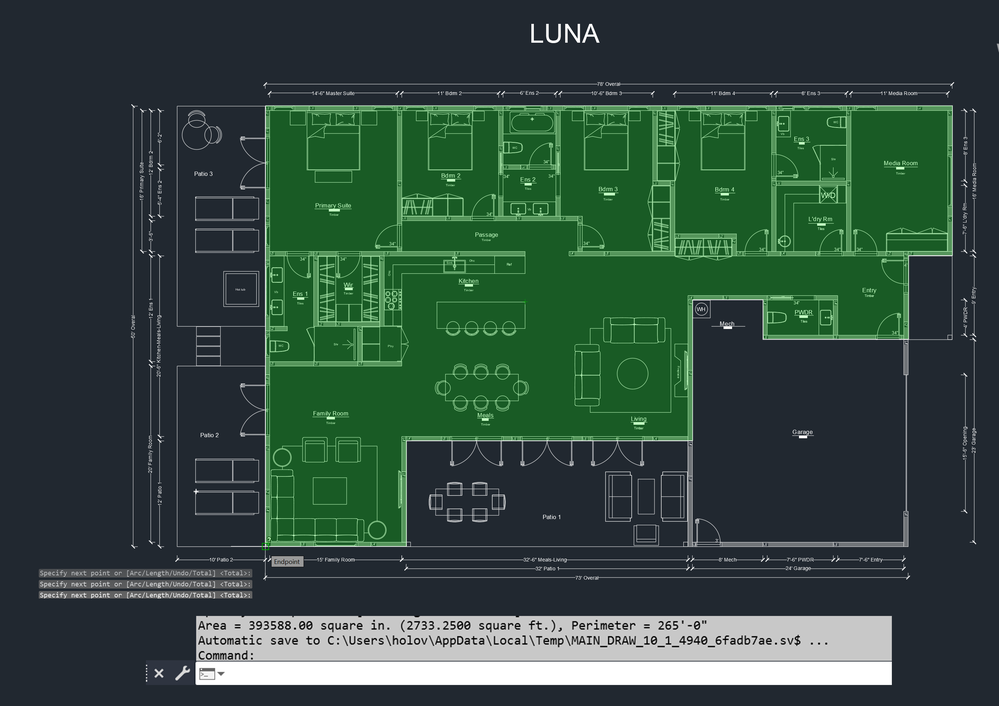
#> input picture floorplans/Luna-Conditioned.png, 999 x 706 px, shrunk from 2807 x 1983 before the run, found by its file name
$ python floor_plan_processor_v2.py
#> lines starting #> are read from the running program, lines starting #| are printed output that depends on the picture; after the words box and inside, x2 and y2 are one past the last pixel; in counts of white or black regions, pixels touching at a corner belong together
#!/usr/bin/env python3
"""
Floor Plan Processor V2
========================
Correctly handles floor plans with white measurements on black background.
"""

import cv2
import numpy as np
import pytesseract
from pytesseract import Output
from typing import Tuple, List, Dict, Optional
import logging
import re
from dataclasses import dataclass
from pathlib import Path

logging.basicConfig(level=logging.INFO)
logger = logging.getLogger(__name__)


@dataclass
class EdgeMeasurement:
    """Measurement associated with an edge."""
    text: str
    value_feet: float
    position: Tuple[int, int]
    edge_side: str  # 'top', 'bottom', 'left', 'right'
    confidence: float


class FloorPlanProcessorV2:
    """
    Processes floor plans with white measurements on black background.

    Key steps:
    1. Extract green area as indoor space
    2. Preserve white measurement annotations
    3. Create clean binary with measurements
    """

    def __init__(self):
        """Initialize processor."""
        self.original = None
        self.green_mask = None
        self.white_mask = None
        self.binary_with_measurements = None
        self.measurements = []
        self.boundary_contour = None

    def process(self, image_path: str) -> Dict:
        """
        Main processing pipeline.

        Args:
            image_path: Path to floor plan image

        Returns:
            Processing results
        """
        logger.info(f"Processing: {image_path}")

        # Load image
        self.original = cv2.imread(image_path)
#> self.original is the input picture: shape (706, 999, 3); mean B, G, R 61.8, 73.3, 49.3
        if self.original is None:
            raise ValueError(f"Cannot load: {image_path}")

        h, w = self.original.shape[:2]
        logger.info(f"Image size: {w}x{h}")

        # Step 1: Extract green area (indoor space)
        self.green_mask = self._extract_green_area()

        # Step 2: Extract white pixels (measurements)
        self.white_mask = self._extract_white_pixels()

        # Step 3: Find boundary of green area
        self.boundary_contour = self._find_boundary()

        # Step 4: Extract measurements from white pixels
        self.measurements = self._extract_measurements()

        # Step 5: Create final binary image
        self.binary_with_measurements = self._create_final_binary()

        # Save debug outputs
        self._save_debug_images()

        logger.info(f"Found {len(self.measurements)} measurements")

        return {
            'success': True,
            'green_mask': self.green_mask,
            'white_mask': self.white_mask,
            'binary_final': self.binary_with_measurements,
            'measurements': self.measurements,
            'boundary_points': self._get_boundary_points()
        }

    def _extract_green_area(self) -> np.ndarray:
        """
        Extract green pixels (indoor living space).

        Returns:
            Binary mask of green area
        """
        # Convert to HSV
        hsv = cv2.cvtColor(self.original, cv2.COLOR_BGR2HSV)
#> hsv: shape (706, 999, 3); mean H, S, V 86.6, 99.5, 78.2

        # Green range (tuned for floor plans)
        lower_green = np.array([40, 40, 40])  # Adjusted for floor plan green
        upper_green = np.array([80, 255, 255])

        # Create mask
        green_mask = cv2.inRange(hsv, lower_green, upper_green)
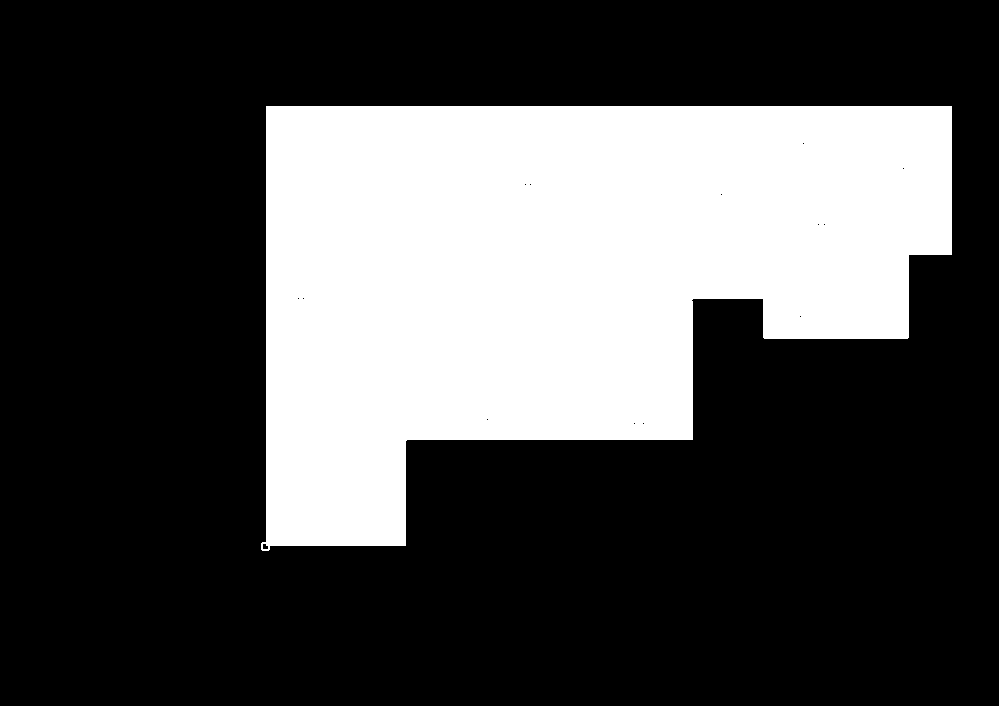
#> green_mask: shape (706, 999); 30% white; 1 white region, box (x1, y1, x2, y2) and area: (261, 106, 952, 551) 211419

        # Clean up
        kernel = np.ones((5, 5), np.uint8)
        green_mask = cv2.morphologyEx(green_mask, cv2.MORPH_CLOSE, kernel)
#> green_mask: shape (706, 999); 30% white; 1 white region
        green_mask = cv2.morphologyEx(green_mask, cv2.MORPH_OPEN, kernel)

        # Fill holes
        contours, _ = cv2.findContours(green_mask, cv2.RETR_EXTERNAL, cv2.CHAIN_APPROX_SIMPLE)
#> contours = 1 contour; box (x1, y1, x2, y2) and area: (261, 106, 952, 551) 210285
        if contours:
            # Fill the largest contour
            largest = max(contours, key=cv2.contourArea)
#> largest = contour of 27 points, box (x1, y1, x2, y2) (261, 106, 952, 551), area 210285
            filled = np.zeros_like(green_mask)
            cv2.drawContours(filled, [largest], -1, 255, -1)
            green_mask = filled

        logger.info(f"Green area: {np.sum(green_mask > 0)} pixels")

        return green_mask

    def _extract_white_pixels(self) -> np.ndarray:
        """
        Extract white pixels (measurements and dimension lines).

        Returns:
            Binary mask of white pixels
        """
        # Convert to grayscale
        gray = cv2.cvtColor(self.original, cv2.COLOR_BGR2GRAY)
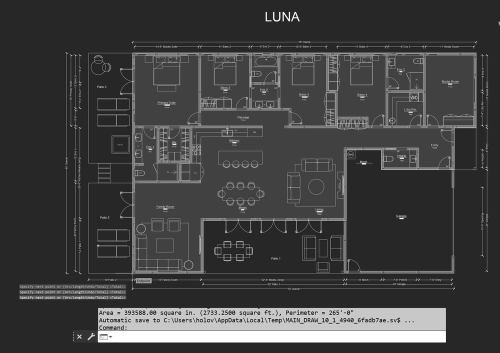
#> gray: shape (706, 999) (shown at 1/2 size); min 0, max 255, mean 64.9

        # Threshold for white pixels
        # White text/lines should be > 200 in grayscale
        _, white_mask = cv2.threshold(gray, 200, 255, cv2.THRESH_BINARY)
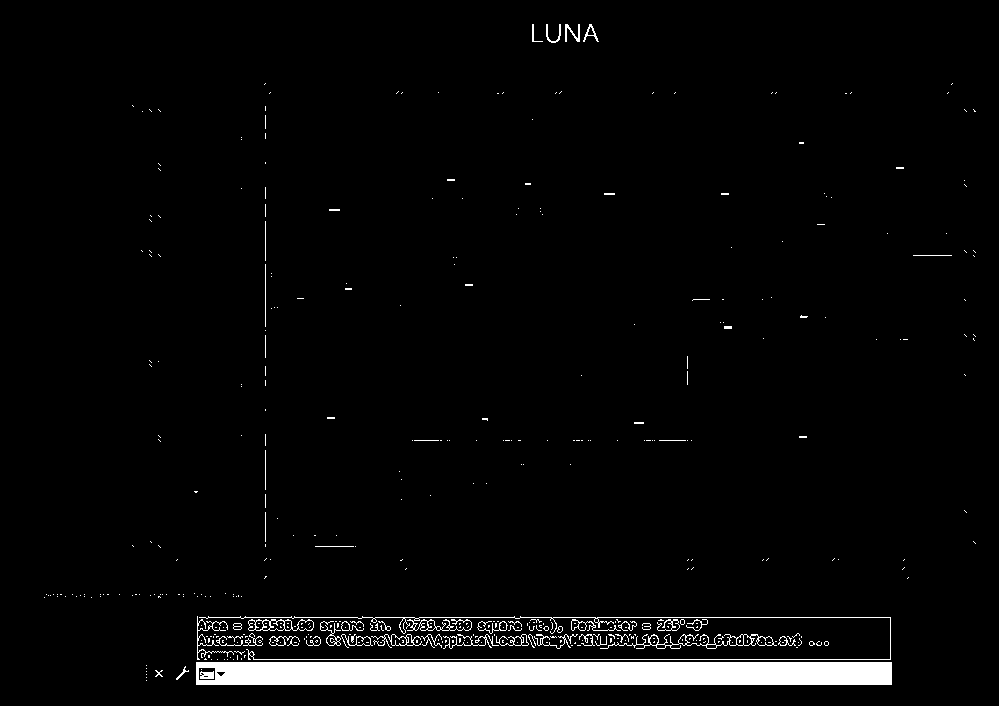
#> white_mask: shape (706, 999); 3.2% white; 429 white regions (373 under 20 px), largest, box (x1, y1, x2, y2) and area: (196, 662, 892, 685) 15796, (199, 616, 891, 660) 1778, (600, 634, 777, 649) 542

        # Remove noise
        kernel = np.ones((2, 2), np.uint8)
        white_mask = cv2.morphologyEx(white_mask, cv2.MORPH_OPEN, kernel)
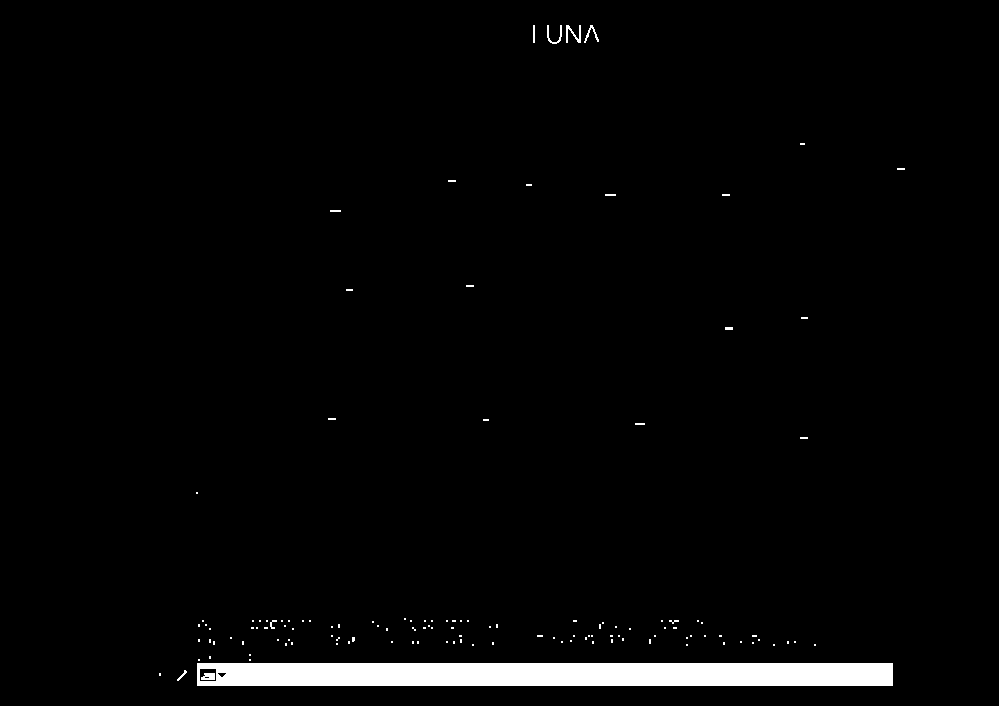
#> white_mask: shape (706, 999); 2.4% white; 128 white regions (115 under 20 px)

        logger.info(f"White pixels: {np.sum(white_mask > 0)}")

        return white_mask

    def _find_boundary(self):
        """
        Find the boundary contour of the green area.

        Returns:
            Main boundary contour
        """
        contours, _ = cv2.findContours(self.green_mask, cv2.RETR_EXTERNAL, cv2.CHAIN_APPROX_SIMPLE)

        if not contours:
            logger.warning("No boundary found")
            return None

        # Get largest contour
        boundary = max(contours, key=cv2.contourArea)
#> boundary has the same summary as largest in _extract_green_area

        # Simplify
        epsilon = 0.01 * cv2.arcLength(boundary, True)
#> epsilon = 23.41
        boundary = cv2.approxPolyDP(boundary, epsilon, True)
#> boundary = contour of 12 points, box (x1, y1, x2, y2) (261, 106, 952, 550), area 211760
#> in process, `self.boundary_contour = self._find_boundary()`: self.boundary_contour has the same summary as boundary in _find_boundary

        logger.info(f"Boundary has {len(boundary)} points")

        return boundary

    def _extract_measurements(self) -> List[EdgeMeasurement]:
        """
        Extract measurements from white pixels using OCR.

        Returns:
            List of measurements
        """
        measurements = []

        # Create image with only white text for OCR
        ocr_image = np.zeros_like(self.original)
        ocr_image[self.white_mask > 0] = self.original[self.white_mask > 0]

        # Convert to grayscale for OCR
        gray_ocr = cv2.cvtColor(ocr_image, cv2.COLOR_BGR2GRAY)

        # Method 1: Direct OCR on white pixels
        data = pytesseract.image_to_data(gray_ocr, output_type=Output.DICT)

        n_boxes = len(data['text'])
        for i in range(n_boxes):
            text = str(data['text'][i]).strip()
            conf = data['conf'][i]

            if text and conf > 30:
                # Parse measurement
                value = self._parse_measurement(text)
                if value:
                    x = data['left'][i] + data['width'][i] // 2
                    y = data['top'][i] + data['height'][i] // 2

                    # Determine which edge this belongs to
                    edge = self._determine_edge(x, y)

                    measurement = EdgeMeasurement(
                        text=text,
                        value_feet=value,
                        position=(x, y),
                        edge_side=edge,
                        confidence=conf / 100.0
                    )
                    measurements.append(measurement)
                    logger.debug(f"Found: {text} = {value}' on {edge} edge")

        # Method 2: Look for measurements in specific regions
        self._extract_edge_measurements(gray_ocr, measurements)

        # Remove duplicates
        measurements = self._remove_duplicates(measurements)

        return measurements

    # [252 lines left out: functions _extract_edge_measurements, _parse_measurement, _determine_edge, _remove_duplicates, _create_final_binary, _get_boundary_points and 2 more, not called in this run]


def test_on_conditioned_plans():
    """Test on all conditioned floor plans."""
    print("\n" + "="*70)
    print("TESTING FLOOR PLAN PROCESSOR V2")
    print("="*70)

    # Test on Luna-Conditioned
    processor = FloorPlanProcessorV2()

    test_file = "/Users/nelsondsouza/Dropbox (Personal)/Mac/Documents/products/momohomes/floorplans/Luna-Conditioned.png"

    if not Path(test_file).exists():
        print(f"Error: {test_file} not found")
        return

    results = processor.process(test_file)

    if results['success']:
        print(f"\n✓ Successfully processed Luna-Conditioned.png")
        print(f"  Measurements found: {len(results['measurements'])}")
        print(f"  Boundary points: {len(results['boundary_points'])}")

        print("\nExtracted Measurements:")
        for m in results['measurements']:
            print(f"  {m.edge_side:6s}: {m.text:20s} = {m.value_feet:5.1f} ft")

        # Create visualization
        processor.visualize_results()
        print("\n✓ Visualization saved")

        # Check against expected
        print("\nValidation:")
        print(f"  Expected area: 2733.25 sq ft")
        print(f"  Expected perimeter: 265 ft")

        # Calculate from measurements
        top_measurements = [m for m in results['measurements'] if m.edge_side == 'top']
        print(f"  Top edge measurements: {len(top_measurements)}")
    else:
        print("✗ Processing failed")


if __name__ == "__main__":
    test_on_conditioned_plans()
#> (the call stopped at in _extract_measurements, `data = pytesseract.image_to_data(gray_ocr, output_type=Output.DICT)`: pytesseract is not available in this run)
